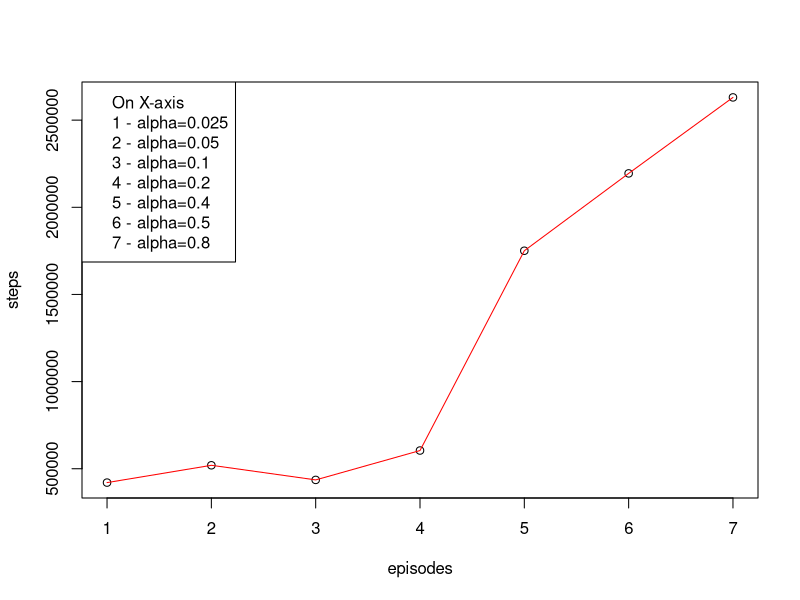

Recreate this plot in R.
steps = c(420554, 519835, 435986, 604532, 1750690, 2194446, 2630388)

plot(steps, xlab="episodes", ylab="steps")
lines(steps, col = "red")

legend("topleft", legend=c("On X-axis", "1 - alpha=0.025", "2 - alpha=0.05", "3 - alpha=0.1", "4 - alpha=0.2", "5 - alpha=0.4", "6 - alpha=0.5", "7 - alpha=0.8"))